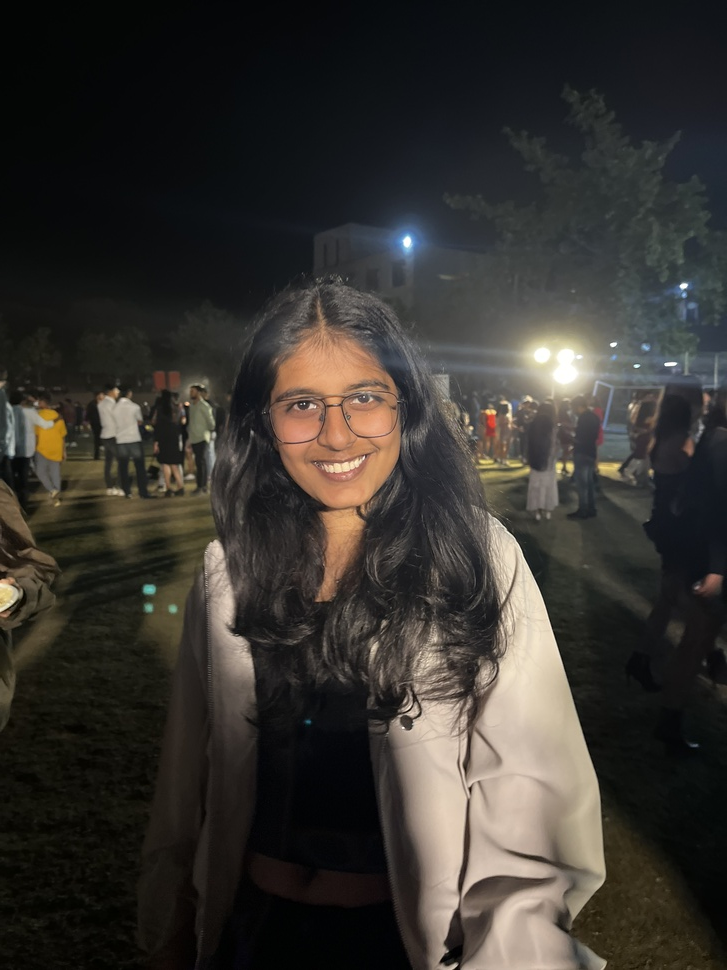
#> input picture IMG_1016.JPG, 727 x 970 px, shrunk from 3024 x 4032 before the run, found by its file name
$ python facedetec.py
#> lines starting #> are read from the running program, lines starting #| are printed output that depends on the picture; after the words box and inside, x2 and y2 are one past the last pixel; in counts of white or black regions, pixels touching at a corner belong together
import cv2
face_cascade=cv2.CascadeClassifier("haarcascade_frontalface_default.xml")
img=cv2.imread("/Users/bajajnidhi/Downloads/IMG_1016.JPG",1)
#> img is the input picture: shape (970, 727, 3); mean B, G, R 47.7, 52, 55
gray_img=cv2.cvtColor(img,cv2.COLOR_BGR2GRAY)
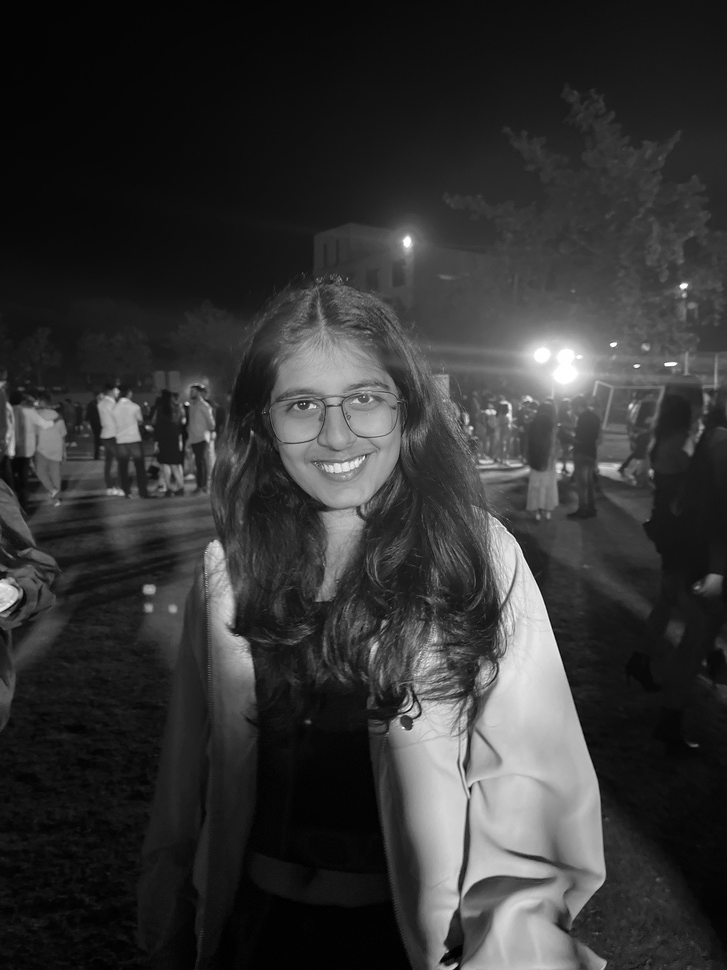
#> gray_img: shape (970, 727); min 0, max 255, mean 52.4
faces=face_cascade.detectMultiScale(gray_img)
#> faces = [[249, 338, 166, 166]]
print(type(faces))
#| <class 'numpy.ndarray'>
print(faces)
#| [[249 338 166 166]]
for x,y,w,h in faces:
    img=cv2.rectangle(img,(x,y),(x+w,y+h),(0,255,0),3)
#> this loop made 1 pass
#> pass 1, `img=cv2.rectangle(img,(x,y),(x+w,y+h),(0,255,0),3)`:
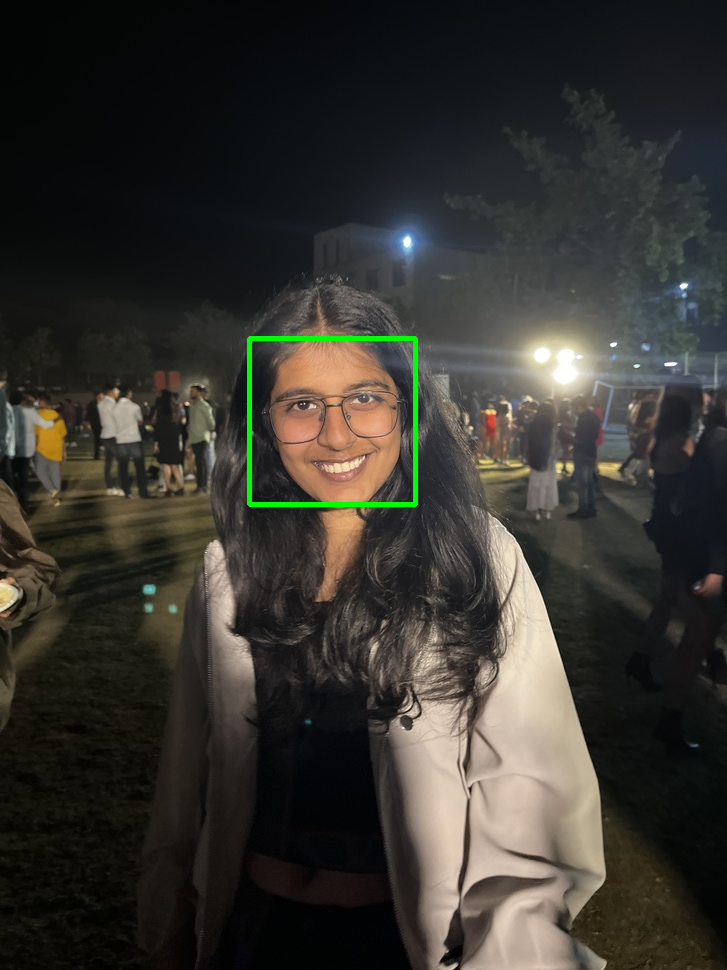
#> img: shape (970, 727, 3); 0.47% of pixels changed, all inside (x1, y1, x2, y2) = (247, 336, 418, 507)
#img_rgb = cv2.cvtColor(img, cv2.COLOR_BGR2RGB)
cv2.imshow("nid",img)
cv2.waitKey(0)
cv2.destroyAllWindows()
